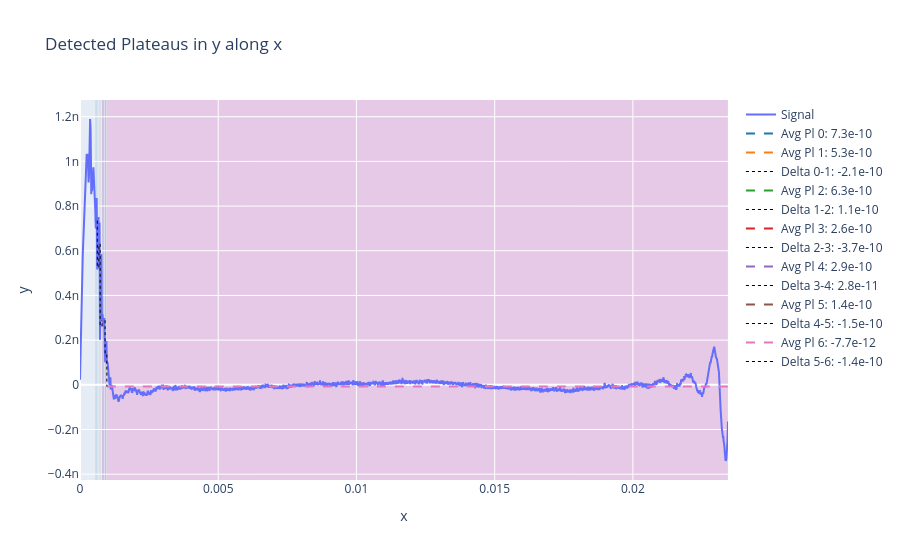

Notebook cell for this chart:
### Markdown cell above
## run plateau analysis

### Code cell
# Find plateaus after the contact point and do a double savitszky-golay smoothing
defl_savitz = savitz_defl[index_first_positive:]
displacement = ret_corrected_displacement[index_first_positive:]

# Usage with real data
params = {## time
    'sav_window_length': 50,
    'sav_polyorder': 11,

    'pl_threshold_old': 0.3e-6,
    'pl_threshold': 0.4e-2 ,
    'pl_min_width_um': 0.002,
    'last_num_plateaus': 7,  # Number of plateaus to ignore at the end
}



rel_time = np.arange(len(displacement)) * relative_dt_ret  # Assuming a constant time step

# For relative time, you modified find plateaus to get the relative SR of Retract, which is the 2nd index
plateaus, df_plat = find_plateaus(displacement, defl_savitz, params, dt= relative_dt_ret)

### Figure 1 — Plotly figure (JSON) as saved in the notebook; plotly's stock layout.template omitted (floating-point values rounded to 4 significant figures; data arrays with more than 128 entries replaced by an {"elided": "..."} marker saying what was removed)
{"data": [{"mode": "lines", "name": "Signal", "type": "scatter", "x": {"elided": "11721 float values"}, "y": {"elided": "11721 float values"}}, {"line": {"color": "rgba(31,119,180,1.0)", "dash": "dash", "width": 2}, "mode": "lines", "name": "Avg Pl 0: 7.3e-10", "type": "scatter", "x": [0.000566, 0.000594], "y": [7.342e-10, 7.342e-10]}, {"line": {"color": "rgba(255,127,14,1.0)", "dash": "dash", "width": 2}, "mode": "lines", "name": "Avg Pl 1: 5.3e-10", "type": "scatter", "x": [0.000626, 0.00064], "y": [5.255e-10, 5.255e-10]}, {"line": {"color": "black", "dash": "dot", "width": 1}, "mode": "lines", "name": "Delta 0-1: -2.1e-10", "type": "scatter", "x": [0.000626, 0.000626], "y": [7.342e-10, 5.255e-10]}, {"line": {"color": "rgba(44,160,44,1.0)", "dash": "dash", "width": 2}, "mode": "lines", "name": "Avg Pl 2: 6.3e-10", "type": "scatter", "x": [0.000684, 0.000698], "y": [6.309e-10, 6.309e-10]}, {"line": {"color": "black", "dash": "dot", "width": 1}, "mode": "lines", "name": "Delta 1-2: 1.1e-10", "type": "scatter", "x": [0.000684, 0.000684], "y": [5.255e-10, 6.309e-10]}, {"line": {"color": "rgba(214,39,40,1.0)", "dash": "dash", "width": 2}, "mode": "lines", "name": "Avg Pl 3: 2.6e-10", "type": "scatter", "x": [0.000728, 0.000736], "y": [2.614e-10, 2.614e-10]}, {"line": {"color": "black", "dash": "dot", "width": 1}, "mode": "lines", "name": "Delta 2-3: -3.7e-10", "type": "scatter", "x": [0.000728, 0.000728], "y": [6.309e-10, 2.614e-10]}, {"line": {"color": "rgba(148,103,189,1.0)", "dash": "dash", "width": 2}, "mode": "lines", "name": "Avg Pl 4: 2.9e-10", "type": "scatter", "x": [0.000794, 0.00088], "y": [2.891e-10, 2.891e-10]}, {"line": {"color": "black", "dash": "dot", "width": 1}, "mode": "lines", "name": "Delta 3-4: 2.8e-11", "type": "scatter", "x": [0.000794, 0.000794], "y": [2.614e-10, 2.891e-10]}, {"line": {"color": "rgba(140,86,75,1.0)", "dash": "dash", "width": 2}, "mode": "lines", "name": "Avg Pl 5: 1.4e-10", "type": "scatter", "x": [0.000908, 0.000952], "y": [1.352e-10, 1.352e-10]}, {"line": {"color": "black", "dash": "dot", "width": 1}, "mode": "lines", "name": "Delta 4-5: -1.5e-10", "type": "scatter", "x": [0.000908, 0.000908], "y": [2.891e-10, 1.352e-10]}, {"line": {"color": "rgba(227,119,194,1.0)", "dash": "dash", "width": 2}, "mode": "lines", "name": "Avg Pl 6: -7.7e-12", "type": "scatter", "x": [0.000972, 0.02343], "y": [-7.69e-12, -7.69e-12]}, {"line": {"color": "black", "dash": "dot", "width": 1}, "mode": "lines", "name": "Delta 5-6: -1.4e-10", "type": "scatter", "x": [0.000972, 0.000972], "y": [1.352e-10, -7.69e-12]}], "layout": {"shapes": [{"fillcolor": "rgba(31,119,180,0.3)", "layer": "below", "line": {"width": 0}, "type": "rect", "x0": 0.000566, "x1": 0.000594, "xref": "x", "y0": 0, "y1": 1, "yref": "paper"}, {"fillcolor": "rgba(255,127,14,0.3)", "layer": "below", "line": {"width": 0}, "type": "rect", "x0": 0.000626, "x1": 0.00064, "xref": "x", "y0": 0, "y1": 1, "yref": "paper"}, {"fillcolor": "rgba(44,160,44,0.3)", "layer": "below", "line": {"width": 0}, "type": "rect", "x0": 0.000684, "x1": 0.000698, "xref": "x", "y0": 0, "y1": 1, "yref": "paper"}, {"fillcolor": "rgba(214,39,40,0.3)", "layer": "below", "line": {"width": 0}, "type": "rect", "x0": 0.000728, "x1": 0.000736, "xref": "x", "y0": 0, "y1": 1, "yref": "paper"}, {"fillcolor": "rgba(148,103,189,0.3)", "layer": "below", "line": {"width": 0}, "type": "rect", "x0": 0.000794, "x1": 0.00088, "xref": "x", "y0": 0, "y1": 1, "yref": "paper"}, {"fillcolor": "rgba(140,86,75,0.3)", "layer": "below", "line": {"width": 0}, "type": "rect", "x0": 0.000908, "x1": 0.000952, "xref": "x", "y0": 0, "y1": 1, "yref": "paper"}, {"fillcolor": "rgba(227,119,194,0.3)", "layer": "below", "line": {"width": 0}, "type": "rect", "x0": 0.000972, "x1": 0.02343, "xref": "x", "y0": 0, "y1": 1, "yref": "paper"}], "showlegend": true, "title": {"text": "Detected Plateaus in y along x"}, "xaxis": {"title": {"text": "x"}}, "yaxis": {"title": {"text": "y"}}}}
